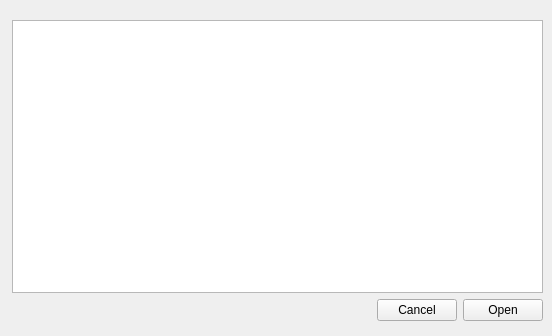
<?xml version="1.0" encoding="UTF-8"?>
<ui version="4.0">
 <class>HResultsExplorerForm</class>
 <widget class="QWidget" name="HResultsExplorerForm">
  <property name="geometry">
   <rect>
    <x>0</x>
    <y>0</y>
    <width>552</width>
    <height>336</height>
   </rect>
  </property>
  <property name="windowTitle">
   <string>Form</string>
  </property>
  <widget class="QWidget" name="">
   <property name="geometry">
    <rect>
     <x>12</x>
     <y>20</y>
     <width>531</width>
     <height>301</height>
    </rect>
   </property>
   <layout class="QVBoxLayout" name="verticalLayout">
    <item>
     <widget class="QTreeView" name="treeViewFolders"/>
    </item>
    <item>
     <layout class="QHBoxLayout" name="horizontalLayout">
      <item>
       <spacer name="horizontalSpacer">
        <property name="orientation">
         <enum>Qt::Horizontal</enum>
        </property>
        <property name="sizeHint" stdset="0">
         <size>
          <width>40</width>
          <height>20</height>
         </size>
        </property>
       </spacer>
      </item>
      <item>
       <widget class="QPushButton" name="pbCancel">
        <property name="text">
         <string>Cancel</string>
        </property>
       </widget>
      </item>
      <item>
       <widget class="QPushButton" name="pbOpen">
        <property name="text">
         <string>Open</string>
        </property>
       </widget>
      </item>
     </layout>
    </item>
   </layout>
  </widget>
 </widget>
 <resources/>
 <connections/>
</ui>
